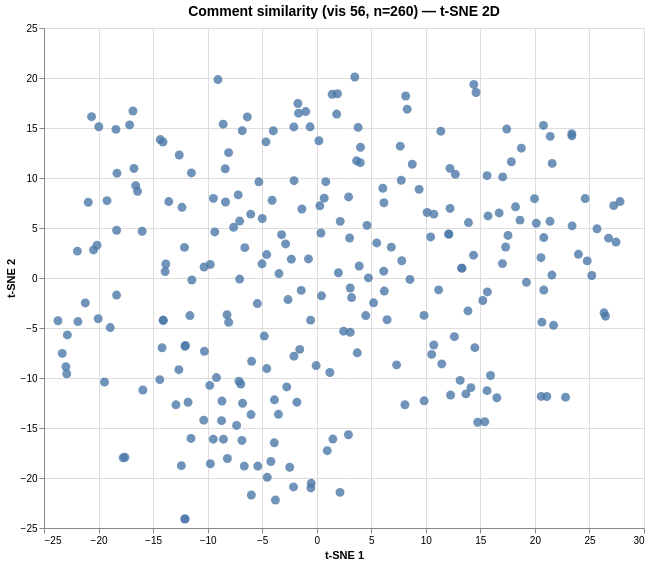

Write the Vega-Lite specification saved for this chart.
### Vega specification from a JSON file in a GitHub repository (floating-point values rounded to 4 significant figures; data arrays with more than 128 entries replaced by an {"elided": "..."} marker saying what was removed)
{"$schema": "https://vega.github.io/schema/vega/v6.json", "data": [{"name": "param_1e9efca18e7a2868_store"}, {"name": "source_0", "values": {"elided": "260 records"}}, {"name": "source_0_x_domain_dim_1", "values": [{"min": -23.72, "max": 27.81}]}, {"name": "source_0_y_domain_dim_2", "values": [{"min": -24.1, "max": 20.1}]}], "signals": [{"name": "unit", "value": {}, "on": [{"events": "pointermove", "update": "isTuple(group()) ? group() : unit"}]}, {"name": "param_1e9efca18e7a2868", "update": "vlSelectionResolve(\"param_1e9efca18e7a2868_store\", \"union\")"}, {"name": "param_1e9efca18e7a2868_dim_1", "on": [{"events": [{"source": "view", "type": "dblclick"}], "update": "null"}, {"events": {"signal": "param_1e9efca18e7a2868_translate_delta"}, "update": "panLinear(param_1e9efca18e7a2868_translate_anchor.extent_x, -param_1e9efca18e7a2868_translate_delta.x / width)"}, {"events": {"signal": "param_1e9efca18e7a2868_zoom_delta"}, "update": "zoomLinear(domain(\"x\"), param_1e9efca18e7a2868_zoom_anchor.x, param_1e9efca18e7a2868_zoom_delta)"}]}, {"name": "param_1e9efca18e7a2868_dim_2", "on": [{"events": [{"source": "view", "type": "dblclick"}], "update": "null"}, {"events": {"signal": "param_1e9efca18e7a2868_translate_delta"}, "update": "panLinear(param_1e9efca18e7a2868_translate_anchor.extent_y, param_1e9efca18e7a2868_translate_delta.y / height)"}, {"events": {"signal": "param_1e9efca18e7a2868_zoom_delta"}, "update": "zoomLinear(domain(\"y\"), param_1e9efca18e7a2868_zoom_anchor.y, param_1e9efca18e7a2868_zoom_delta)"}]}, {"name": "param_1e9efca18e7a2868_tuple", "on": [{"events": [{"signal": "param_1e9efca18e7a2868_dim_1 || param_1e9efca18e7a2868_dim_2"}], "update": "param_1e9efca18e7a2868_dim_1 && param_1e9efca18e7a2868_dim_2 ? {unit: \"\", fields: param_1e9efca18e7a2868_tuple_fields, values: [param_1e9efca18e7a2868_dim_1,param_1e9efca18e7a2868_dim_2]} : null"}]}, {"name": "param_1e9efca18e7a2868_tuple_fields", "value": [{"field": "dim_1", "channel": "x", "type": "R"}, {"field": "dim_2", "channel": "y", "type": "R"}]}, {"name": "param_1e9efca18e7a2868_translate_anchor", "value": {}, "on": [{"events": [{"source": "scope", "type": "pointerdown"}], "update": "{x: x(unit), y: y(unit), extent_x: domain(\"x\"), extent_y: domain(\"y\")}"}]}, {"name": "param_1e9efca18e7a2868_translate_delta", "value": {}, "on": [{"events": [{"source": "window", "between": [{"source": "scope", "type": "pointerdown"}, {"source": "window", "type": "pointerup"}], "type": "pointermove", "consume": true}], "update": "{x: param_1e9efca18e7a2868_translate_anchor.x - x(unit), y: param_1e9efca18e7a2868_translate_anchor.y - y(unit)}"}]}, {"name": "param_1e9efca18e7a2868_zoom_anchor", "on": [{"events": [{"source": "scope", "consume": true, "type": "wheel"}], "update": "{x: invert(\"x\", x(unit)), y: invert(\"y\", y(unit))}"}]}, {"name": "param_1e9efca18e7a2868_zoom_delta", "on": [{"events": [{"source": "scope", "consume": true, "type": "wheel"}], "update": "pow(1.001, event.deltaY * pow(16, event.deltaMode))", "force": true}]}, {"name": "param_1e9efca18e7a2868_modify", "on": [{"events": {"signal": "param_1e9efca18e7a2868_tuple"}, "update": "modify(\"param_1e9efca18e7a2868_store\", param_1e9efca18e7a2868_tuple, true)"}]}], "marks": [{"type": "symbol", "name": "marks", "from": {"data": "source_0"}, "encode": {"update": {"tooltip": {"signal": "{\"Comment #\": format(datum[\"index\"], \"\"), \"Comment\": isValid(datum[\"comment\"]) ? datum[\"comment\"] : \"\"+datum[\"comment\"]}"}, "opacity": {"value": 0.8}, "fill": {"value": "#4c78a8"}, "y": {"field": "dim_2", "scale": "y"}, "shape": {"value": "circle"}, "x": {"field": "dim_1", "scale": "x"}, "size": {"value": 80}}}, "clip": true, "interactive": true, "style": ["circle"]}], "scales": [{"name": "x", "type": "linear", "domain": [{"signal": "(data(\"source_0_x_domain_dim_1\")[0] || {}).min"}, {"signal": "(data(\"source_0_x_domain_dim_1\")[0] || {}).max"}], "range": [0, {"signal": "width"}], "domainRaw": {"signal": "param_1e9efca18e7a2868[\"dim_1\"]"}, "zero": true, "nice": true}, {"name": "y", "type": "linear", "domain": [{"signal": "(data(\"source_0_y_domain_dim_2\")[0] || {}).min"}, {"signal": "(data(\"source_0_y_domain_dim_2\")[0] || {}).max"}], "range": [{"signal": "height"}, 0], "domainRaw": {"signal": "param_1e9efca18e7a2868[\"dim_2\"]"}, "zero": true, "nice": true}], "axes": [{"scale": "x", "grid": true, "minExtent": 0, "labels": false, "aria": false, "tickCount": {"signal": "ceil(width/40)"}, "zindex": 0, "orient": "bottom", "gridScale": "y", "maxExtent": 0, "domain": false, "ticks": false}, {"scale": "y", "domain": false, "grid": true, "maxExtent": 0, "zindex": 0, "gridScale": "x", "ticks": false, "tickCount": {"signal": "ceil(height/40)"}, "labels": false, "aria": false, "minExtent": 0, "orient": "left"}, {"scale": "x", "labelOverlap": true, "zindex": 0, "grid": false, "title": "t-SNE 1", "orient": "bottom", "labelFlush": true, "tickCount": {"signal": "ceil(width/40)"}}, {"scale": "y", "orient": "left", "grid": false, "title": "t-SNE 2", "zindex": 0, "labelOverlap": true, "tickCount": {"signal": "ceil(height/40)"}}], "title": {"text": "Comment similarity (vis 56, n=260) — t-SNE 2D", "frame": "group", "fontSize": 14}, "padding": 5, "style": "cell", "height": 500, "background": "white", "width": 600}
